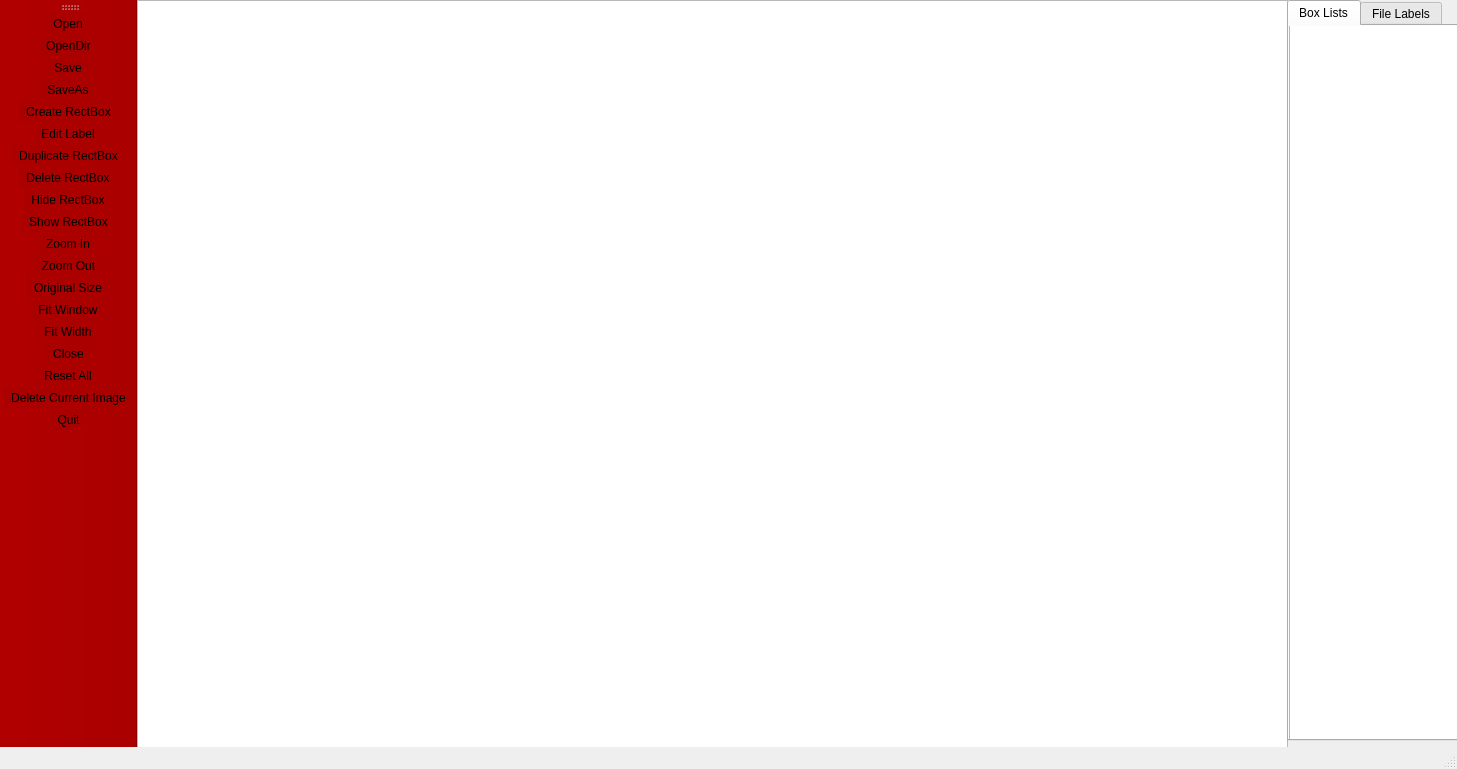
<?xml version="1.0" encoding="UTF-8"?>
<ui version="4.0">
 <class>MainWindow</class>
 <widget class="QMainWindow" name="MainWindow">
  <property name="geometry">
   <rect>
    <x>0</x>
    <y>0</y>
    <width>1457</width>
    <height>769</height>
   </rect>
  </property>
  <property name="windowTitle">
   <string>ScandatStudio</string>
  </property>
  <property name="windowIcon">
   <iconset>
    <normaloff>python/env/logo.png</normaloff>python/env/logo.png</iconset>
  </property>
  <widget class="QWidget" name="centralwidget">
   <widget class="QListView" name="ImageView">
    <property name="geometry">
     <rect>
      <x>0</x>
      <y>0</y>
      <width>1151</width>
      <height>771</height>
     </rect>
    </property>
   </widget>
   <widget class="QTabWidget" name="BoxAndFileLists">
    <property name="geometry">
     <rect>
      <x>1150</x>
      <y>0</y>
      <width>211</width>
      <height>741</height>
     </rect>
    </property>
    <property name="currentIndex">
     <number>0</number>
    </property>
    <widget class="QWidget" name="BoxLists">
     <attribute name="title">
      <string>Box Lists</string>
     </attribute>
     <widget class="QListView" name="listView_2">
      <property name="geometry">
       <rect>
        <x>0</x>
        <y>-10</y>
        <width>211</width>
        <height>731</height>
       </rect>
      </property>
     </widget>
    </widget>
    <widget class="QWidget" name="FileLabels">
     <attribute name="title">
      <string>File Labels</string>
     </attribute>
     <widget class="QListView" name="listView_3">
      <property name="geometry">
       <rect>
        <x>0</x>
        <y>-10</y>
        <width>211</width>
        <height>731</height>
       </rect>
      </property>
     </widget>
    </widget>
   </widget>
  </widget>
  <widget class="QStatusBar" name="statusbar"/>
  <widget class="QToolBar" name="toolBar">
   <property name="windowTitle">
    <string>toolBar</string>
   </property>
   <property name="styleSheet">
    <string notr="true">background-color: rgb(170, 0, 0);</string>
   </property>
   <attribute name="toolBarArea">
    <enum>LeftToolBarArea</enum>
   </attribute>
   <attribute name="toolBarBreak">
    <bool>false</bool>
   </attribute>
   <addaction name="actionOpen"/>
   <addaction name="actionOpenDir"/>
   <addaction name="actionSave"/>
   <addaction name="actionSaveAs"/>
   <addaction name="actionCreate_RectBox"/>
   <addaction name="actionEdit_Label"/>
   <addaction name="actionDuplicate_RectBox"/>
   <addaction name="actionDelete_RectBox"/>
   <addaction name="actionHide_RectBox"/>
   <addaction name="actionShow_RectBox"/>
   <addaction name="actionZoom_In"/>
   <addaction name="actionZoom_Out"/>
   <addaction name="actionOriginal_Size"/>
   <addaction name="actionFit_Window"/>
   <addaction name="actionFit_Width"/>
   <addaction name="actionClose"/>
   <addaction name="actionReset_All"/>
   <addaction name="actionDelete_Current_Image"/>
   <addaction name="actionQuit"/>
  </widget>
  <action name="actionOpen">
   <property name="icon">
    <iconset>
     <normaloff>python/env/resources/icons/open.png</normaloff>python/env/resources/icons/open.png</iconset>
   </property>
   <property name="text">
    <string>Open</string>
   </property>
   <property name="toolTip">
    <string>open</string>
   </property>
   <property name="shortcut">
    <string>Ctrl+O</string>
   </property>
  </action>
  <action name="actionOpenDir">
   <property name="icon">
    <iconset>
     <normaloff>python/env/resources/icons/open.png</normaloff>python/env/resources/icons/open.png</iconset>
   </property>
   <property name="text">
    <string>OpenDir</string>
   </property>
   <property name="toolTip">
    <string>open the directory</string>
   </property>
   <property name="shortcut">
    <string>Ctrl+U</string>
   </property>
  </action>
  <action name="actionSave">
   <property name="icon">
    <iconset>
     <normaloff>python/env/resources/icons/save.png</normaloff>python/env/resources/icons/save.png</iconset>
   </property>
   <property name="text">
    <string>Save</string>
   </property>
   <property name="toolTip">
    <string>save</string>
   </property>
   <property name="shortcut">
    <string>Ctrl+S</string>
   </property>
  </action>
  <action name="actionSaveAs">
   <property name="icon">
    <iconset>
     <normaloff>python/env/resources/icons/save-as.png</normaloff>python/env/resources/icons/save-as.png</iconset>
   </property>
   <property name="text">
    <string>SaveAs</string>
   </property>
   <property name="toolTip">
    <string>save as</string>
   </property>
   <property name="shortcut">
    <string>Ctrl+Shift+S</string>
   </property>
  </action>
  <action name="actionCreate_RectBox">
   <property name="icon">
    <iconset>
     <normaloff>python/env/resources/icons/objects.png</normaloff>python/env/resources/icons/objects.png</iconset>
   </property>
   <property name="text">
    <string>Create RectBox</string>
   </property>
   <property name="toolTip">
    <string>create the rect</string>
   </property>
   <property name="shortcut">
    <string>W</string>
   </property>
  </action>
  <action name="actionEdit_Label">
   <property name="icon">
    <iconset>
     <normaloff>python/env/resources/icons/edit.png</normaloff>python/env/resources/icons/edit.png</iconset>
   </property>
   <property name="text">
    <string>Edit Label</string>
   </property>
   <property name="toolTip">
    <string>edit the label</string>
   </property>
   <property name="shortcut">
    <string>Ctrl+E</string>
   </property>
  </action>
  <action name="actionDuplicate_RectBox">
   <property name="icon">
    <iconset>
     <normaloff>python/env/resources/icons/copy.png</normaloff>python/env/resources/icons/copy.png</iconset>
   </property>
   <property name="text">
    <string>Duplicate RectBox</string>
   </property>
   <property name="toolTip">
    <string>duplicate the rectbox</string>
   </property>
   <property name="shortcut">
    <string>Ctrl+D</string>
   </property>
  </action>
  <action name="actionDelete_RectBox">
   <property name="icon">
    <iconset>
     <normaloff>python/env/resources/icons/cancel.png</normaloff>python/env/resources/icons/cancel.png</iconset>
   </property>
   <property name="text">
    <string>Delete RectBox</string>
   </property>
   <property name="toolTip">
    <string>delete the rectbox</string>
   </property>
   <property name="shortcut">
    <string>Del</string>
   </property>
  </action>
  <action name="actionHide_RectBox">
   <property name="icon">
    <iconset>
     <normaloff>python/env/resources/icons/eye.png</normaloff>python/env/resources/icons/eye.png</iconset>
   </property>
   <property name="text">
    <string>Hide RectBox</string>
   </property>
   <property name="toolTip">
    <string>hide the rectbox</string>
   </property>
   <property name="shortcut">
    <string>Ctrl+H</string>
   </property>
  </action>
  <action name="actionShow_RectBox">
   <property name="icon">
    <iconset>
     <normaloff>python/env/resources/icons/eye.png</normaloff>python/env/resources/icons/eye.png</iconset>
   </property>
   <property name="text">
    <string>Show RectBox</string>
   </property>
   <property name="toolTip">
    <string>showing the rectbox</string>
   </property>
   <property name="shortcut">
    <string>Ctrl+A</string>
   </property>
  </action>
  <action name="actionZoom_In">
   <property name="icon">
    <iconset>
     <normaloff>python/env/resources/icons/zoom-in.png</normaloff>python/env/resources/icons/zoom-in.png</iconset>
   </property>
   <property name="text">
    <string>Zoom In</string>
   </property>
   <property name="toolTip">
    <string>zoom in</string>
   </property>
   <property name="shortcut">
    <string>Ctrl++</string>
   </property>
  </action>
  <action name="actionZoom_Out">
   <property name="icon">
    <iconset>
     <normaloff>python/env/resources/icons/zoom-out.png</normaloff>python/env/resources/icons/zoom-out.png</iconset>
   </property>
   <property name="text">
    <string>Zoom Out</string>
   </property>
   <property name="toolTip">
    <string>zoom out</string>
   </property>
   <property name="shortcut">
    <string>Ctrl+-</string>
   </property>
  </action>
  <action name="actionOriginal_Size">
   <property name="icon">
    <iconset>
     <normaloff>python/env/resources/icons/zoom.png</normaloff>python/env/resources/icons/zoom.png</iconset>
   </property>
   <property name="text">
    <string>Original Size</string>
   </property>
   <property name="toolTip">
    <string>original size</string>
   </property>
   <property name="shortcut">
    <string>Ctrl+=</string>
   </property>
  </action>
  <action name="actionFit_Window">
   <property name="icon">
    <iconset>
     <normaloff>python/env/resources/icons/fit-window.png</normaloff>python/env/resources/icons/fit-window.png</iconset>
   </property>
   <property name="text">
    <string>Fit Window</string>
   </property>
   <property name="toolTip">
    <string>fit window</string>
   </property>
   <property name="shortcut">
    <string>Ctrl+F</string>
   </property>
  </action>
  <action name="actionFit_Width">
   <property name="icon">
    <iconset>
     <normaloff>python/env/resources/icons/fit-width.png</normaloff>python/env/resources/icons/fit-width.png</iconset>
   </property>
   <property name="text">
    <string>Fit Width</string>
   </property>
   <property name="toolTip">
    <string>fit width</string>
   </property>
   <property name="shortcut">
    <string>Ctrl+Shift+F</string>
   </property>
  </action>
  <action name="actionClose">
   <property name="icon">
    <iconset>
     <normaloff>python/env/resources/icons/close.png</normaloff>python/env/resources/icons/close.png</iconset>
   </property>
   <property name="text">
    <string>Close</string>
   </property>
   <property name="toolTip">
    <string>close</string>
   </property>
   <property name="shortcut">
    <string>Ctrl+W</string>
   </property>
  </action>
  <action name="actionReset_All">
   <property name="icon">
    <iconset>
     <normaloff>python/env/resources/icons/resetall.png</normaloff>python/env/resources/icons/resetall.png</iconset>
   </property>
   <property name="text">
    <string>Reset All</string>
   </property>
   <property name="toolTip">
    <string>reset all</string>
   </property>
  </action>
  <action name="actionDelete_Current_Image">
   <property name="icon">
    <iconset>
     <normaloff>python/env/resources/icons/delete.png</normaloff>python/env/resources/icons/delete.png</iconset>
   </property>
   <property name="text">
    <string>Delete Current Image</string>
   </property>
   <property name="toolTip">
    <string>delete the current image</string>
   </property>
   <property name="shortcut">
    <string>Ctrl+Shift+D</string>
   </property>
  </action>
  <action name="actionQuit">
   <property name="icon">
    <iconset>
     <normaloff>python/env/resources/icons/quit.png</normaloff>python/env/resources/icons/quit.png</iconset>
   </property>
   <property name="text">
    <string>Quit</string>
   </property>
   <property name="toolTip">
    <string>quit</string>
   </property>
   <property name="shortcut">
    <string>Ctrl+Q</string>
   </property>
  </action>
 </widget>
 <resources/>
 <connections/>
</ui>
